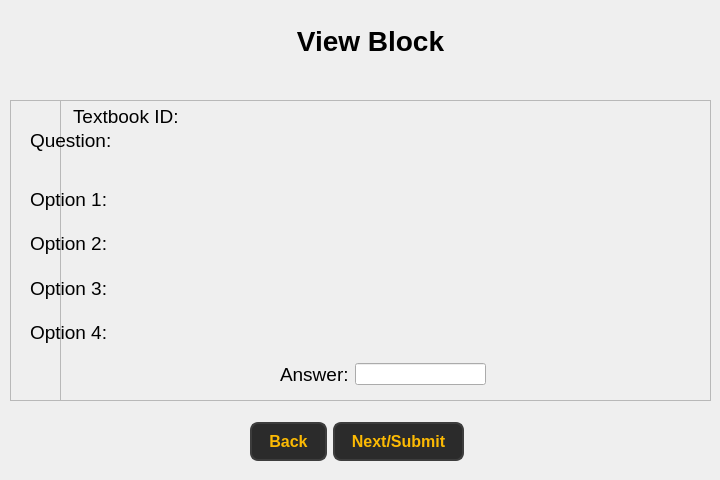
<?xml version="1.0" encoding="UTF-8"?>
<ui version="4.0">
 <class>Form</class>
 <widget class="QWidget" name="Form">
  <property name="geometry">
   <rect>
    <x>0</x>
    <y>0</y>
    <width>720</width>
    <height>480</height>
   </rect>
  </property>
  <property name="windowTitle">
   <string>Form</string>
  </property>
  <widget class="QLabel" name="label">
   <property name="geometry">
    <rect>
     <x>150</x>
     <y>20</y>
     <width>441</width>
     <height>41</height>
    </rect>
   </property>
   <property name="font">
    <font>
     <pointsize>21</pointsize>
     <bold>true</bold>
    </font>
   </property>
   <property name="text">
    <string>View Block</string>
   </property>
   <property name="alignment">
    <set>Qt::AlignmentFlag::AlignCenter</set>
   </property>
  </widget>
  <widget class="QFrame" name="frame">
   <property name="geometry">
    <rect>
     <x>60</x>
     <y>100</y>
     <width>651</width>
     <height>301</height>
    </rect>
   </property>
   <property name="frameShape">
    <enum>QFrame::Shape::StyledPanel</enum>
   </property>
   <property name="frameShadow">
    <enum>QFrame::Shadow::Raised</enum>
   </property>
   <widget class="QLabel" name="label_2">
    <property name="geometry">
     <rect>
      <x>13</x>
      <y>5</y>
      <width>621</width>
      <height>291</height>
     </rect>
    </property>
    <property name="font">
     <font>
      <pointsize>14</pointsize>
     </font>
    </property>
    <property name="text">
     <string>Textbook ID:</string>
    </property>
    <property name="alignment">
     <set>Qt::AlignmentFlag::AlignLeading|Qt::AlignmentFlag::AlignLeft|Qt::AlignmentFlag::AlignTop</set>
    </property>
    <property name="wordWrap">
     <bool>true</bool>
    </property>
   </widget>
  </widget>
  <widget class="QFrame" name="frame_2">
   <property name="geometry">
    <rect>
     <x>10</x>
     <y>100</y>
     <width>701</width>
     <height>301</height>
    </rect>
   </property>
   <property name="frameShape">
    <enum>QFrame::Shape::StyledPanel</enum>
   </property>
   <property name="frameShadow">
    <enum>QFrame::Shadow::Raised</enum>
   </property>
   <widget class="QLabel" name="label_3">
    <property name="geometry">
     <rect>
      <x>20</x>
      <y>10</y>
      <width>661</width>
      <height>61</height>
     </rect>
    </property>
    <property name="font">
     <font>
      <pointsize>14</pointsize>
     </font>
    </property>
    <property name="text">
     <string>Question:</string>
    </property>
   </widget>
   <widget class="QWidget" name="">
    <property name="geometry">
     <rect>
      <x>270</x>
      <y>260</y>
      <width>206</width>
      <height>28</height>
     </rect>
    </property>
    <layout class="QHBoxLayout" name="horizontalLayout">
     <item>
      <widget class="QLabel" name="label_8">
       <property name="font">
        <font>
         <pointsize>14</pointsize>
        </font>
       </property>
       <property name="text">
        <string>Answer:</string>
       </property>
      </widget>
     </item>
     <item>
      <widget class="QLineEdit" name="lineEdit"/>
     </item>
    </layout>
   </widget>
   <widget class="QWidget" name="">
    <property name="geometry">
     <rect>
      <x>20</x>
      <y>80</y>
      <width>661</width>
      <height>171</height>
     </rect>
    </property>
    <layout class="QVBoxLayout" name="verticalLayout">
     <item>
      <widget class="QLabel" name="label_4">
       <property name="font">
        <font>
         <pointsize>14</pointsize>
        </font>
       </property>
       <property name="text">
        <string>Option 1:</string>
       </property>
      </widget>
     </item>
     <item>
      <widget class="QLabel" name="label_5">
       <property name="font">
        <font>
         <pointsize>14</pointsize>
        </font>
       </property>
       <property name="text">
        <string>Option 2:</string>
       </property>
      </widget>
     </item>
     <item>
      <widget class="QLabel" name="label_6">
       <property name="font">
        <font>
         <pointsize>14</pointsize>
        </font>
       </property>
       <property name="text">
        <string>Option 3:</string>
       </property>
      </widget>
     </item>
     <item>
      <widget class="QLabel" name="label_7">
       <property name="font">
        <font>
         <pointsize>14</pointsize>
        </font>
       </property>
       <property name="text">
        <string>Option 4:</string>
       </property>
      </widget>
     </item>
    </layout>
   </widget>
  </widget>
  <widget class="QWidget" name="">
   <property name="geometry">
    <rect>
     <x>250</x>
     <y>420</y>
     <width>214</width>
     <height>44</height>
    </rect>
   </property>
   <layout class="QHBoxLayout" name="horizontalLayout_4">
    <item>
     <widget class="QPushButton" name="pushButton_back">
      <property name="styleSheet">
       <string notr="true">QPushButton {
        background-color: #2b2b2b;  
        color: #fcba03;              
        border: 2px solid #3d3d3d;      
        border-radius: 8px;          
        padding: 8px 16px;            
        font-size: 16px;            
        font-weight: bold;
    
    }

    QPushButton:hover {
        background-color: #fcba03;
		 color: #000000;
        border: 2px solid #5a5a5a;    
    }

    QPushButton:pressed {
        background-color: #1a1a1a;      
        border: 2px solid #2b2b2b;      
    }</string>
      </property>
      <property name="text">
       <string>Back</string>
      </property>
     </widget>
    </item>
    <item>
     <widget class="QPushButton" name="pushButton">
      <property name="styleSheet">
       <string notr="true">QPushButton {
        background-color: #2b2b2b;  
        color: #fcba03;              
        border: 2px solid #3d3d3d;      
        border-radius: 8px;          
        padding: 8px 16px;            
        font-size: 16px;            
        font-weight: bold;
    
    }

    QPushButton:hover {
        background-color: #fcba03;
		 color: #000000;
        border: 2px solid #5a5a5a;    
    }

    QPushButton:pressed {
        background-color: #1a1a1a;      
        border: 2px solid #2b2b2b;      
    }</string>
      </property>
      <property name="text">
       <string>Next/Submit</string>
      </property>
     </widget>
    </item>
   </layout>
  </widget>
 </widget>
 <resources/>
 <connections/>
</ui>
